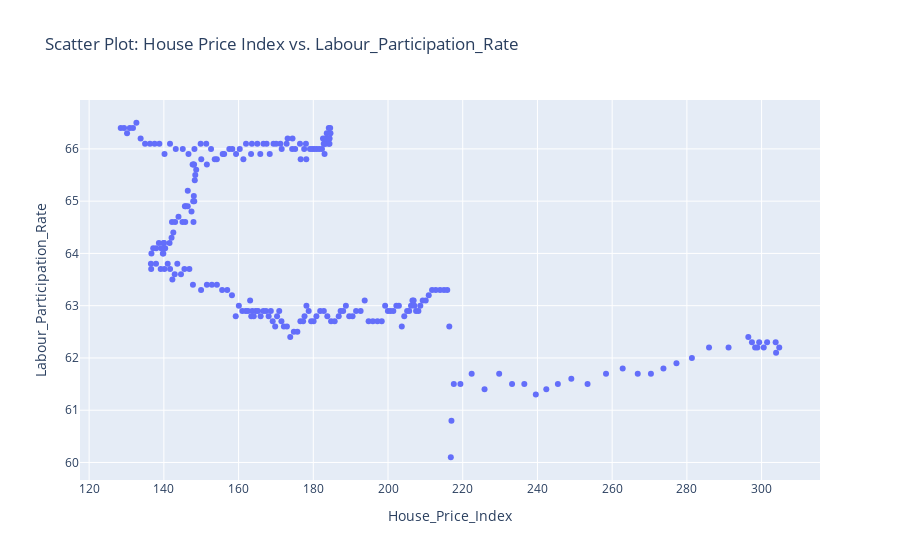

The code cell stored with this chart in its notebook:
### Markdown cell above
# Labour_Participation_Rate vs House Price index

### Code cell
fig = px.scatter(file, x='House_Price_Index', y='Labour_Participation_Rate', title='Scatter Plot: House Price Index vs. Labour_Participation_Rate')

fig.show()

### Figure 1 — Plotly figure (JSON) as saved in the notebook; plotly's stock layout.template omitted (floating-point values rounded to 4 significant figures; data arrays with more than 128 entries replaced by an {"elided": "..."} marker saying what was removed)
{"data": [{"hovertemplate": "House_Price_Index=%{x}<br>Labour_Participation_Rate=%{y}<extra></extra>", "legendgroup": "", "marker": {"color": "#636efa", "symbol": "circle"}, "mode": "markers", "name": "", "orientation": "v", "showlegend": false, "type": "scatter", "x": {"elided": "240 float values"}, "xaxis": "x", "y": {"elided": "240 float values"}, "yaxis": "y"}], "layout": {"legend": {"tracegroupgap": 0}, "title": {"text": "Scatter Plot: House Price Index vs. Labour_Participation_Rate"}, "xaxis": {"anchor": "y", "domain": [0, 1], "title": {"text": "House_Price_Index"}}, "yaxis": {"anchor": "x", "domain": [0, 1], "title": {"text": "Labour_Participation_Rate"}}}}
